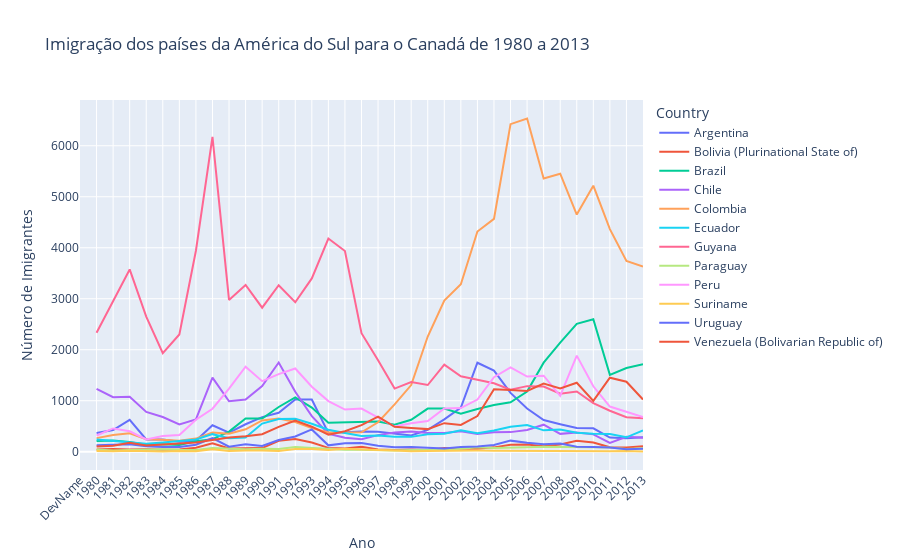

Notebook code cell kept with this figure:
### Code cell
fig = px.line(america_sul_final, x=america_sul_final.index, y=america_sul_final.columns, color='Country',
              title='Imigração dos países da América do Sul para o Canadá de 1980 a 2013')

fig.update_layout(
    xaxis={'tickangle': -45},
    xaxis_title='Ano',
    yaxis_title='Número de Imigrantes'
)

fig.show()

### Figure 1 — Plotly figure (JSON) as saved in the notebook; plotly's stock layout.template omitted (floating-point values rounded to 4 significant figures)
{"data": [{"hovertemplate": "Country=Argentina<br>index=%{x}<br>value=%{y}<extra></extra>", "legendgroup": "Argentina", "line": {"color": "#636efa", "dash": "solid"}, "marker": {"symbol": "circle"}, "mode": "lines", "name": "Argentina", "orientation": "v", "showlegend": true, "type": "scatter", "x": ["DevName", "1980", "1981", "1982", "1983", "1984", "1985", "1986", "1987", "1988", "1989", "1990", "1991", "1992", "1993", "1994", "1995", "1996", "1997", "1998", "1999", "2000", "2001", "2002", "2003", "2004", "2005", "2006", "2007", "2008", "2009", "2010", "2011", "2012", "2013"], "xaxis": "x", "y": ["Developing regions", 368, 426, 626, 241, 237, 196, 213, 519, 374, 538, 678, 763, 1023, 1022, 366, 380, 396, 391, 349, 318, 427, 635, 865, 1745, 1591, 1153, 847, 620, 540, 467, 459, 278, 263, 282], "yaxis": "y"}, {"hovertemplate": "Country=Bolivia (Plurinational State of)<br>index=%{x}<br>value=%{y}<extra></extra>", "legendgroup": "Bolivia (Plurinational State of)", "line": {"color": "#EF553B", "dash": "solid"}, "marker": {"symbol": "circle"}, "mode": "lines", "name": "Bolivia (Plurinational State of)", "orientation": "v", "showlegend": true, "type": "scatter", "x": ["DevName", "1980", "1981", "1982", "1983", "1984", "1985", "1986", "1987", "1988", "1989", "1990", "1991", "1992", "1993", "1994", "1995", "1996", "1997", "1998", "1999", "2000", "2001", "2002", "2003", "2004", "2005", "2006", "2007", "2008", "2009", "2010", "2011", "2012", "2013"], "xaxis": "x", "y": ["Developing regions", 44, 52, 42, 49, 38, 44, 79, 165, 63, 68, 71, 214, 247, 180, 75, 61, 96, 43, 33, 42, 33, 72, 57, 59, 85, 134, 139, 107, 143, 214, 180, 86, 83, 107], "yaxis": "y"}, {"hovertemplate": "Country=Brazil<br>index=%{x}<br>value=%{y}<extra></extra>", "legendgroup": "Brazil", "line": {"color": "#00cc96", "dash": "solid"}, "marker": {"symbol": "circle"}, "mode": "lines", "name": "Brazil", "orientation": "v", "showlegend": true, "type": "scatter", "x": ["DevName", "1980", "1981", "1982", "1983", "1984", "1985", "1986", "1987", "1988", "1989", "1990", "1991", "1992", "1993", "1994", "1995", "1996", "1997", "1998", "1999", "2000", "2001", "2002", "2003", "2004", "2005", "2006", "2007", "2008", "2009", "2010", "2011", "2012", "2013"], "xaxis": "x", "y": ["Developing regions", 211, 220, 192, 139, 145, 130, 205, 244, 394, 650, 650, 877, 1066, 866, 566, 572, 586, 591, 531, 626, 845, 847, 745, 839, 917, 969, 1181, 1746, 2138, 2509, 2598, 1508, 1642, 1714], "yaxis": "y"}, {"hovertemplate": "Country=Chile<br>index=%{x}<br>value=%{y}<extra></extra>", "legendgroup": "Chile", "line": {"color": "#ab63fa", "dash": "solid"}, "marker": {"symbol": "circle"}, "mode": "lines", "name": "Chile", "orientation": "v", "showlegend": true, "type": "scatter", "x": ["DevName", "1980", "1981", "1982", "1983", "1984", "1985", "1986", "1987", "1988", "1989", "1990", "1991", "1992", "1993", "1994", "1995", "1996", "1997", "1998", "1999", "2000", "2001", "2002", "2003", "2004", "2005", "2006", "2007", "2008", "2009", "2010", "2011", "2012", "2013"], "xaxis": "x", "y": ["Developing regions", 1233, 1069, 1078, 781, 681, 533, 633, 1454, 990, 1023, 1286, 1749, 1175, 697, 352, 273, 244, 325, 376, 397, 366, 369, 401, 347, 383, 384, 427, 530, 350, 375, 340, 174, 291, 273], "yaxis": "y"}, {"hovertemplate": "Country=Colombia<br>index=%{x}<br>value=%{y}<extra></extra>", "legendgroup": "Colombia", "line": {"color": "#FFA15A", "dash": "solid"}, "marker": {"symbol": "circle"}, "mode": "lines", "name": "Colombia", "orientation": "v", "showlegend": true, "type": "scatter", "x": ["DevName", "1980", "1981", "1982", "1983", "1984", "1985", "1986", "1987", "1988", "1989", "1990", "1991", "1992", "1993", "1994", "1995", "1996", "1997", "1998", "1999", "2000", "2001", "2002", "2003", "2004", "2005", "2006", "2007", "2008", "2009", "2010", "2011", "2012", "2013"], "xaxis": "x", "y": ["Developing regions", 266, 326, 360, 244, 235, 214, 257, 376, 352, 439, 614, 652, 582, 464, 375, 371, 381, 578, 929, 1306, 2259, 2965, 3283, 4318, 4566, 6424, 6535, 5357, 5452, 4652, 5218, 4366, 3741, 3631], "yaxis": "y"}, {"hovertemplate": "Country=Ecuador<br>index=%{x}<br>value=%{y}<extra></extra>", "legendgroup": "Ecuador", "line": {"color": "#19d3f3", "dash": "solid"}, "marker": {"symbol": "circle"}, "mode": "lines", "name": "Ecuador", "orientation": "v", "showlegend": true, "type": "scatter", "x": ["DevName", "1980", "1981", "1982", "1983", "1984", "1985", "1986", "1987", "1988", "1989", "1990", "1991", "1992", "1993", "1994", "1995", "1996", "1997", "1998", "1999", "2000", "2001", "2002", "2003", "2004", "2005", "2006", "2007", "2008", "2009", "2010", "2011", "2012", "2013"], "xaxis": "x", "y": ["Developing regions", 238, 207, 184, 155, 179, 208, 240, 344, 265, 278, 552, 643, 644, 547, 431, 368, 310, 317, 295, 291, 342, 353, 418, 361, 417, 491, 525, 419, 437, 373, 353, 348, 282, 418], "yaxis": "y"}, {"hovertemplate": "Country=Guyana<br>index=%{x}<br>value=%{y}<extra></extra>", "legendgroup": "Guyana", "line": {"color": "#FF6692", "dash": "solid"}, "marker": {"symbol": "circle"}, "mode": "lines", "name": "Guyana", "orientation": "v", "showlegend": true, "type": "scatter", "x": ["DevName", "1980", "1981", "1982", "1983", "1984", "1985", "1986", "1987", "1988", "1989", "1990", "1991", "1992", "1993", "1994", "1995", "1996", "1997", "1998", "1999", "2000", "2001", "2002", "2003", "2004", "2005", "2006", "2007", "2008", "2009", "2010", "2011", "2012", "2013"], "xaxis": "x", "y": ["Developing regions", 2334, 2943, 3575, 2650, 1932, 2299, 3942, 6174, 2977, 3270, 2824, 3266, 2932, 3399, 4181, 3935, 2324, 1795, 1238, 1366, 1308, 1707, 1479, 1410, 1341, 1215, 1286, 1277, 1137, 1180, 953, 804, 676, 656], "yaxis": "y"}, {"hovertemplate": "Country=Paraguay<br>index=%{x}<br>value=%{y}<extra></extra>", "legendgroup": "Paraguay", "line": {"color": "#B6E880", "dash": "solid"}, "marker": {"symbol": "circle"}, "mode": "lines", "name": "Paraguay", "orientation": "v", "showlegend": true, "type": "scatter", "x": ["DevName", "1980", "1981", "1982", "1983", "1984", "1985", "1986", "1987", "1988", "1989", "1990", "1991", "1992", "1993", "1994", "1995", "1996", "1997", "1998", "1999", "2000", "2001", "2002", "2003", "2004", "2005", "2006", "2007", "2008", "2009", "2010", "2011", "2012", "2013"], "xaxis": "x", "y": ["Developing regions", 45, 26, 32, 40, 48, 36, 34, 72, 53, 48, 56, 51, 94, 75, 46, 39, 38, 30, 25, 34, 29, 34, 60, 88, 74, 75, 88, 98, 95, 88, 89, 83, 55, 66], "yaxis": "y"}, {"hovertemplate": "Country=Peru<br>index=%{x}<br>value=%{y}<extra></extra>", "legendgroup": "Peru", "line": {"color": "#FF97FF", "dash": "solid"}, "marker": {"symbol": "circle"}, "mode": "lines", "name": "Peru", "orientation": "v", "showlegend": true, "type": "scatter", "x": ["DevName", "1980", "1981", "1982", "1983", "1984", "1985", "1986", "1987", "1988", "1989", "1990", "1991", "1992", "1993", "1994", "1995", "1996", "1997", "1998", "1999", "2000", "2001", "2002", "2003", "2004", "2005", "2006", "2007", "2008", "2009", "2010", "2011", "2012", "2013"], "xaxis": "x", "y": ["Developing regions", 317, 456, 401, 241, 306, 328, 628, 843, 1237, 1667, 1384, 1522, 1632, 1274, 993, 827, 845, 676, 493, 560, 603, 849, 855, 1023, 1460, 1653, 1473, 1490, 1094, 1884, 1283, 886, 787, 682], "yaxis": "y"}, {"hovertemplate": "Country=Suriname<br>index=%{x}<br>value=%{y}<extra></extra>", "legendgroup": "Suriname", "line": {"color": "#FECB52", "dash": "solid"}, "marker": {"symbol": "circle"}, "mode": "lines", "name": "Suriname", "orientation": "v", "showlegend": true, "type": "scatter", "x": ["DevName", "1980", "1981", "1982", "1983", "1984", "1985", "1986", "1987", "1988", "1989", "1990", "1991", "1992", "1993", "1994", "1995", "1996", "1997", "1998", "1999", "2000", "2001", "2002", "2003", "2004", "2005", "2006", "2007", "2008", "2009", "2010", "2011", "2012", "2013"], "xaxis": "x", "y": ["Developing regions", 15, 10, 21, 12, 5, 16, 7, 46, 16, 24, 26, 13, 53, 51, 32, 58, 51, 35, 22, 11, 16, 22, 22, 22, 17, 15, 16, 20, 9, 12, 13, 11, 16, 4], "yaxis": "y"}, {"hovertemplate": "Country=Uruguay<br>index=%{x}<br>value=%{y}<extra></extra>", "legendgroup": "Uruguay", "line": {"color": "#636efa", "dash": "solid"}, "marker": {"symbol": "circle"}, "mode": "lines", "name": "Uruguay", "orientation": "v", "showlegend": true, "type": "scatter", "x": ["DevName", "1980", "1981", "1982", "1983", "1984", "1985", "1986", "1987", "1988", "1989", "1990", "1991", "1992", "1993", "1994", "1995", "1996", "1997", "1998", "1999", "2000", "2001", "2002", "2003", "2004", "2005", "2006", "2007", "2008", "2009", "2010", "2011", "2012", "2013"], "xaxis": "x", "y": ["Developing regions", 128, 132, 146, 105, 90, 92, 137, 269, 99, 144, 111, 229, 299, 437, 125, 164, 171, 117, 87, 93, 75, 64, 91, 103, 130, 217, 175, 147, 160, 99, 93, 81, 47, 58], "yaxis": "y"}, {"hovertemplate": "Country=Venezuela (Bolivarian Republic of)<br>index=%{x}<br>value=%{y}<extra></extra>", "legendgroup": "Venezuela (Bolivarian Republic of)", "line": {"color": "#EF553B", "dash": "solid"}, "marker": {"symbol": "circle"}, "mode": "lines", "name": "Venezuela (Bolivarian Republic of)", "orientation": "v", "showlegend": true, "type": "scatter", "x": ["DevName", "1980", "1981", "1982", "1983", "1984", "1985", "1986", "1987", "1988", "1989", "1990", "1991", "1992", "1993", "1994", "1995", "1996", "1997", "1998", "1999", "2000", "2001", "2002", "2003", "2004", "2005", "2006", "2007", "2008", "2009", "2010", "2011", "2012", "2013"], "xaxis": "x", "y": ["Developing regions", 103, 117, 174, 124, 142, 165, 179, 229, 279, 304, 344, 487, 610, 490, 334, 402, 520, 686, 489, 464, 443, 560, 524, 699, 1224, 1211, 1192, 1335, 1239, 1353, 998, 1452, 1373, 1022], "yaxis": "y"}], "layout": {"legend": {"title": {"text": "Country"}, "tracegroupgap": 0}, "title": {"text": "Imigração dos países da América do Sul para o Canadá de 1980 a 2013"}, "xaxis": {"anchor": "y", "domain": [0, 1], "tickangle": -45, "title": {"text": "Ano"}}, "yaxis": {"anchor": "x", "domain": [0, 1], "title": {"text": "Número de Imigrantes"}}}}
